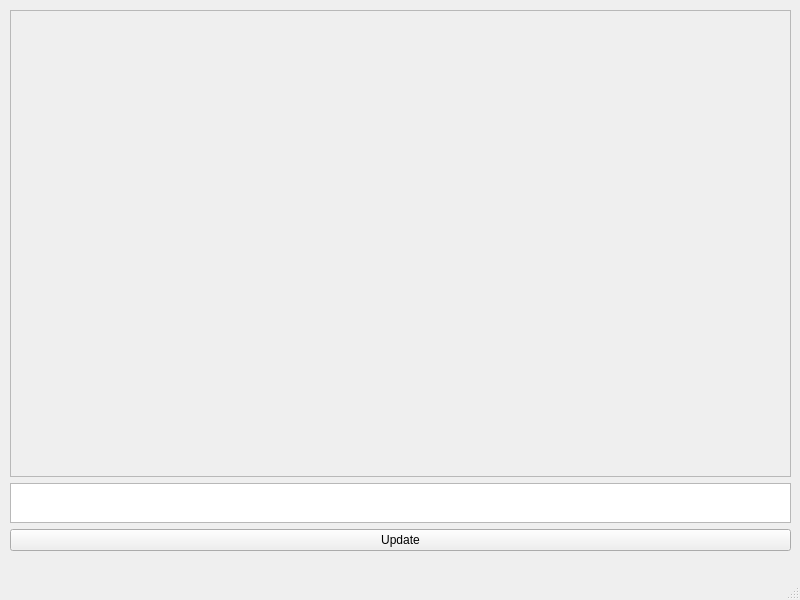
<?xml version="1.0" encoding="UTF-8"?>
<ui version="4.0">
 <class>stiefo_curves</class>
 <widget class="QMainWindow" name="stiefo_curves">
  <property name="geometry">
   <rect>
    <x>0</x>
    <y>0</y>
    <width>800</width>
    <height>600</height>
   </rect>
  </property>
  <property name="windowTitle">
   <string>Stiefo Bezier Curves</string>
  </property>
  <widget class="QWidget" name="centralwidget">
   <widget class="QWidget" name="verticalLayoutWidget">
    <property name="geometry">
     <rect>
      <x>10</x>
      <y>10</y>
      <width>781</width>
      <height>541</height>
     </rect>
    </property>
    <layout class="QVBoxLayout" name="verticalLayout">
     <item>
      <widget class="QFrame" name="drawing_area">
       <property name="minimumSize">
        <size>
         <width>400</width>
         <height>200</height>
        </size>
       </property>
       <property name="frameShape">
        <enum>QFrame::StyledPanel</enum>
       </property>
       <property name="frameShadow">
        <enum>QFrame::Raised</enum>
       </property>
      </widget>
     </item>
     <item>
      <widget class="QPlainTextEdit" name="text_entry">
       <property name="maximumSize">
        <size>
         <width>16777215</width>
         <height>40</height>
        </size>
       </property>
      </widget>
     </item>
     <item>
      <widget class="QPushButton" name="button_update">
       <property name="text">
        <string>Update</string>
       </property>
      </widget>
     </item>
    </layout>
   </widget>
  </widget>
  <widget class="QMenuBar" name="menubar">
   <property name="geometry">
    <rect>
     <x>0</x>
     <y>0</y>
     <width>800</width>
     <height>25</height>
    </rect>
   </property>
  </widget>
  <widget class="QStatusBar" name="statusbar"/>
 </widget>
 <resources/>
 <connections/>
</ui>
